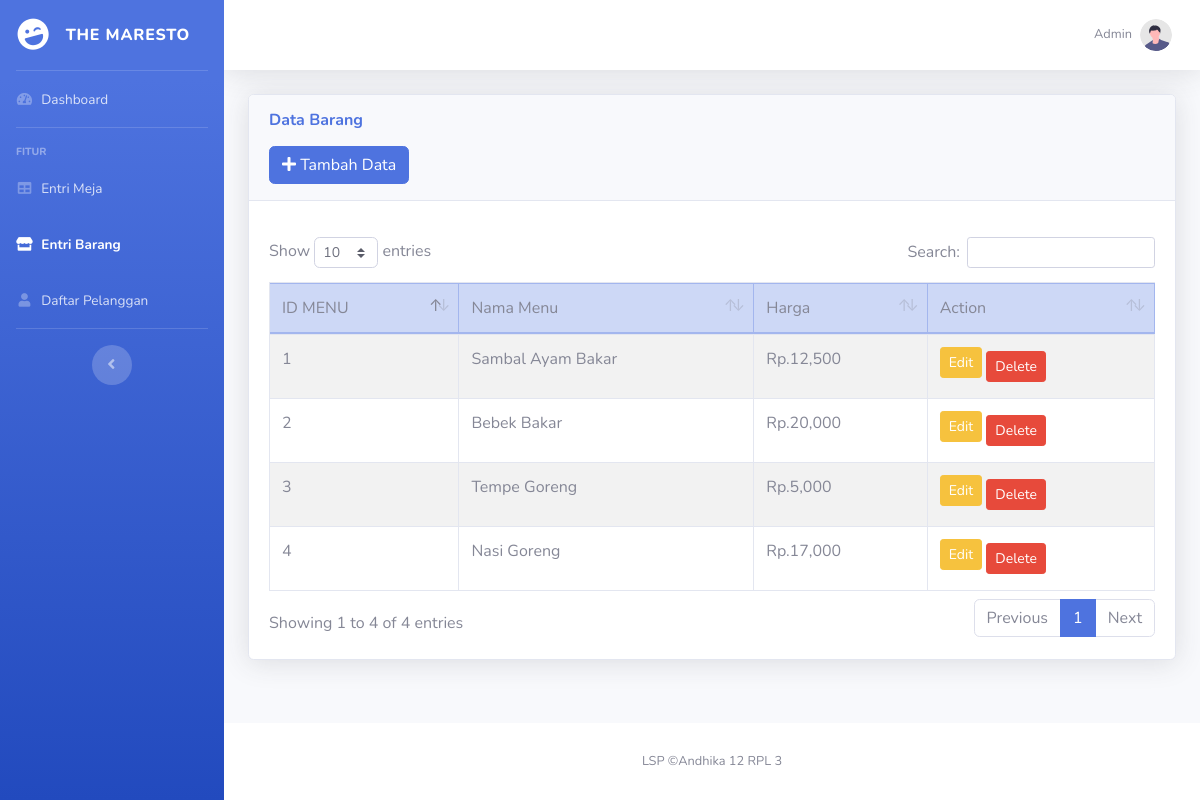
Screenshot of /adminBarang.php with the database file from the repository.
### tables this page shows
CREATE TABLE `menu` (
  `idmenu` int(11) NOT NULL,
  `Namamenu` varchar(50) NOT NULL,
  `Harga` int(11) NOT NULL
);

### adminBarang.php (the view, shortened to what this page needs)
<?php
include 'function.php';
?>
<!DOCTYPE html>
<html lang="en">
<head>
    <link href="vendor/fontawesome-free/css/all.min.css" rel="stylesheet" type="text/css">
    <link href="css/sb-admin-2.min.css" rel="stylesheet">
    <link href="vendor/datatables/dataTables.bootstrap4.min.css" rel="stylesheet" />
</head>
<body id="page-top">
    <div id="wrapper">
        <ul class="navbar-nav bg-gradient-primary sidebar sidebar-dark accordion" id="accordionSidebar">
            <a class="sidebar-brand d-flex align-items-center justify-content-center" href="index.php">
                <div class="sidebar-brand-icon rotate-n-15">
                    <i class="fas fa-laugh-wink"></i>
                </div>
                <div class="sidebar-brand-text mx-3">The MaResto</div>
            </a>
            <hr class="sidebar-divider my-0">
            <li class="nav-item ">
                <a class="nav-link" href="index.php">
                    <i class="fas fa-fw fa-tachometer-alt"></i>
                    <span>Dashboard</span></a>
            </li>
            <hr class="sidebar-divider">
            <div class="sidebar-heading">
                Fitur
            </div>
            <li class="nav-item">
                <a class="nav-link" href="adminMeja.php">
                    <i class="fas fa-fw fa-table"></i>
                    <span>Entri Meja</span></a>
            </li>
            <li class="nav-item active">
                <a class="nav-link" href="adminBarang.php">
                    <i class="fas fa-fw fa-store"></i>
                    <span>Entri Barang</span></a>
            </li>
            <li class="nav-item">
                <a class="nav-link" href="adminPelanggan.php">
                    <i class="fas fa-fw fa-user"></i>
                    <span>Daftar Pelanggan</span></a>
            </li>
            <hr class="sidebar-divider d-none d-md-block">
            <div class="text-center d-none d-md-inline">
                <button class="rounded-circle border-0" id="sidebarToggle"></button>
            </div>
        </ul>
        <div id="content-wrapper" class="d-flex flex-column">
            <div id="content">
                <nav class="navbar navbar-expand navbar-light bg-white topbar mb-4 static-top shadow">
                    <ul class="navbar-nav ml-auto">
                        <li class="nav-item dropdown no-arrow mx-1">
                        <li class="nav-item dropdown no-arrow">
                            <a class="nav-link dropdown-toggle" href="#" id="userDropdown" role="button" data-toggle="dropdown" aria-haspopup="true" aria-expanded="false"><span class="mr-2 d-none d-lg-inline text-gray-600 small">Admin</span><img class="img-profile rounded-circle" src="img/undraw_profile.svg" /></a>
                        </li>
                        </li>
                    </ul>
                </nav>
                <div class="container-fluid">
                    <div class="card shadow mb-4">
                        <div class="card-header py-3">
                            <h6 class="m-0 font-weight-bold text-primary">Data Barang</h6>
                            <button type="button" class="btn btn-primary mt-3" data-bs-toggle="modal" data-bs-target="#exampleModal"><i class="fas fa-plus"> </i> Tambah Data</button>
                        </div>
                        <div class="card-body">
                            <div class="table-responsive table-striped pt-3">
                                <table class="table table-bordered table-hover" id="dataTable" width="100%" cellspacing="0">
                                    <thead class="table-primary">
                                        <tr>
                                            <td>ID MENU</td>
                                            <td>Nama Menu</td>
                                            <td>Harga</td>
                                            <td>Action</td>
                                        </tr>
                                    </thead>
                                    <tbody>
                                        <?php
                                        $ambildata = mysqli_query($conn, "SELECT * FROM menu");
                                        $i = 1;
                                        while ($tampil = mysqli_fetch_array($ambildata)) {
                                            $idmenu = $tampil['idmenu'];
                                            $Namamenu = $tampil['Namamenu'];
                                            $Harga = $tampil['Harga'];
                                        ?>
                                            <tr>
                                                <td><?= $i++; ?></td>
                                                <td><?= $Namamenu; ?></td>
                                                <td>Rp.<?= number_format($Harga); ?></td>
                                                <td>
                                                    <button type="button" class="btn btn-sm btn-warning mb-2" data-toggle="modal" data-target="#edit<?= $idmenu; ?>">Edit</button>
                                                    <button type="button" class="btn btn-sm btn-danger" data-toggle="modal" data-target="#delete<?= $idmenu; ?>">Delete</button>
                                                </td>
                                            </tr>
                                        <?php
                                        };
                                        ?>
                                    </tbody>
                                </table>
                            </div>
                        </div>
                    </div>
                </div>
            </div>
            <footer class="sticky-footer bg-white">
                <div class="container my-auto">
                    <div class="copyright text-center my-auto"><span>LSP &copy;Andhika 12 RPL 3</span></div>
                </div>
            </footer>
        </div>
    </div>
</body>
</html>

### rows the page displays
menu: Namamenu "Sambal Ayam Bakar", Harga "12,500"
menu: Namamenu "Bebek Bakar", Harga "20,000"
menu: Namamenu "Tempe Goreng", Harga "5,000"
menu: Namamenu "Nasi Goreng", Harga "17,000"
